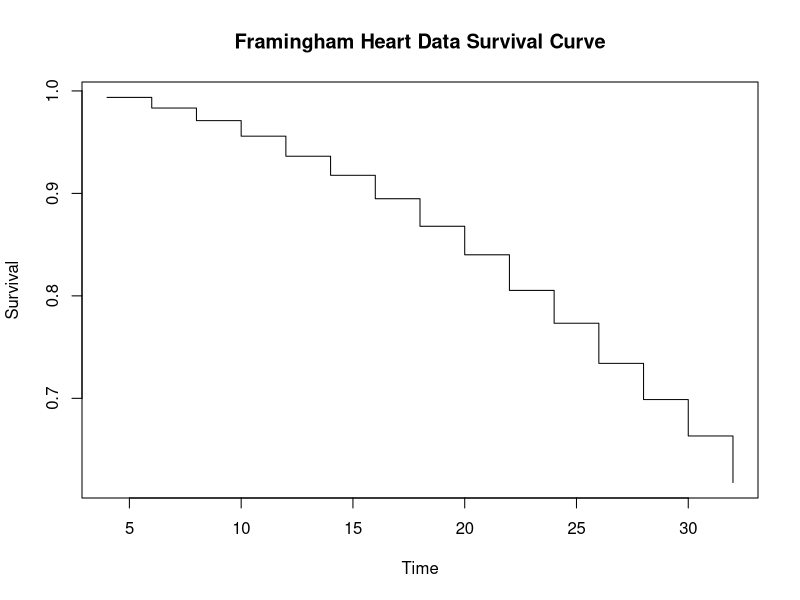

The R script that drew this image:
## ---- chunk 1
#### read in data ####
heart <- read.csv('Framingham Heart Data.csv')
#### format columns (type I censoring) ####
heart$d <- heart$AgeAtDeath - heart$AgeAtStart
heart$c <- ifelse(heart$Status == 'Alive', 0, 1)
tc <- max(heart$d, na.rm = T)
heart$x <- ifelse(is.na(heart$d), tc, heart$d)
#### plots ####
library(survival)
km <- survfit(Surv(heart$x, heart$c) ~ 1, type = 'kaplan-meier')
## survival plot
plot(km$time,km$surv, type="s",xlab="Time",ylab="Survival",
     main = 'Framingham Heart Data Survival Curve')
skm <- summary(km)
df <- data.frame(skm$time, skm$n.risk, skm$n.event, round(skm$surv, 2), round(skm$lower, 2), round(skm$upper, 2))
colnames(df) <- c('Time', '# at risk', '# of events', 'Survival Rate', '95% CI Lower', '95% CI Upper')

library(knitr)
### survival summary table
kable(df)


summary(heart)
